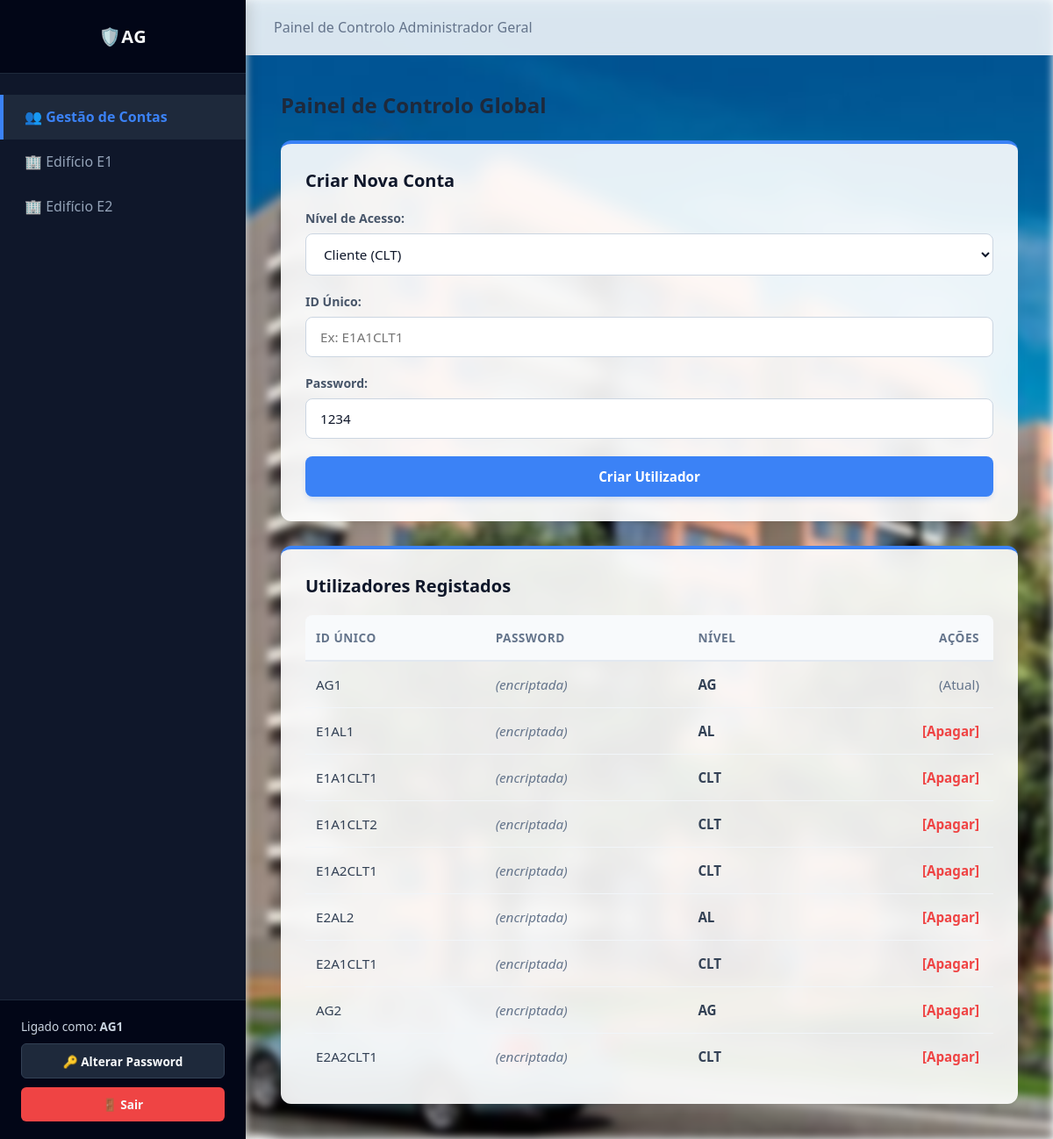
The app's page /dashboard_ag.php (signed in) with its own data.
### tables this page shows
CREATE TABLE utilizadores (
    id_unico TEXT PRIMARY KEY,
    password TEXT NOT NULL,
    tipo_acesso TEXT NOT NULL
);

### dashboard_ag.php (the view, shortened to what this page needs)
<?php
$db = new SQLite3('database.db');
$usuarios = $db->query("SELECT * FROM utilizadores");
?>
<!DOCTYPE html>
<html lang="pt">
<head>
    <link rel="stylesheet" href="css/styles.css?v=1.1">
</head>
<body>
    <div class="app-wrapper">
        <aside class="sidebar">
            <div>
                <div class="sidebar-header">🛡️AG </div>
                <ul class="sidebar-menu">
                    <li class="sidebar-item active"><a href="dashboard_ag.php">👥 Gestão de Contas</a></li>
                    <li class="sidebar-item"><a href="dashboard_al.php?edificio=E1">🏢 Edifício E1</a></li>
                    <li class="sidebar-item"><a href="dashboard_al.php?edificio=E2">🏢 Edifício E2</a></li>
                </ul>
            </div>
            <div class="sidebar-footer">
                <div>Ligado como: <strong><?php echo $_SESSION['user_id']; ?></strong></div>
                <a href="alterar_password.php" class="btn-sidebar-action">🔑 Alterar Password</a>
                <a href="index.html" class="btn-sidebar-action btn-sidebar-logout">🚪 Sair</a>
            </div>
        </aside>
        <div class="main-content">
            <header class="top-bar">
                <div><span style="color:#64748b; font-weight:500;">Painel de Controlo Administrador Geral</span></div>
            </header>
            <main class="container">
                <h2>Painel de Controlo Global</h2>
                <div class="grid-layout">
                    <div class="card" style="flex: 1 1 400px;">
                        <h3 class="card-title">Criar Nova Conta</h3>
                        <form method="POST">
                            <div class="form-group">
                                <label>Nível de Acesso:</label>
                                <select id="tipo_user" name="tipo_user" onchange="atualizarExemplo()">
                                    <option value="CLT">Cliente (CLT)</option>
                                </select>
                            </div>
                            <div class="form-group">
                                <label>ID Único:</label>
                                <input type="text" id="novo_id" name="novo_id" placeholder="Ex: E1A1CLT1" required>
                            </div>
                            <div class="form-group">
                                <label>Password:</label>
                                <input type="text" name="nova_pass" value="1234" required>
                            </div>
                            <button type="submit" name="criar_usuario" class="btn-submit">Criar Utilizador</button>
                        </form>
                    </div>
                    <div class="card" style="flex: 1 1 500px;">
                        <h3 class="card-title">Utilizadores Registados</h3>
                        <div class="table-responsive">
                            <table>
                                <thead>
                                    <tr><th>ID Único</th><th>Password</th><th>Nível</th><th>Ações</th></tr>
                                </thead>
                                <tbody>
                                    <?php while ($row = $usuarios->fetchArray(SQLITE3_ASSOC)): ?>
                                    <tr>
                                        <td><?php echo $row['id_unico']; ?></td>
                                        <td><em style="color:#64748b;">(encriptada)</em></td>
                                        <td><strong><?php echo $row['tipo_acesso']; ?></strong></td>
                                        <td>
                                            <?php if ($row['id_unico'] !== $_SESSION['user_id']): ?>
                                                <a href="dashboard_ag.php?eliminar=<?php echo $row['id_unico']; ?>" onclick="return confirm('Apagar utilizador?')" style="color:#ef4444; text-decoration:none; font-weight:bold;">[Apagar]</a>
                                            <?php else: ?>
                                                <span style="color:#64748b;">(Atual)</span>
                                            <?php endif; ?>
                                        </td>
                                    </tr>
                                    <?php endwhile; ?>
                                </tbody>
                            </table>
                        </div>
                    </div>
                </div>
            </main>
        </div>
    </div>
</body>
</html>

### css/styles.css (style rules this page uses)
* { margin: 0; padding: 0; box-sizing: border-box; font-family: 'Segoe UI', system-ui, -apple-system, sans-serif; }
body { background: #f1f5f9; color: #1e293b; min-height: 100vh; display: flex; }
.app-wrapper { display: flex; min-height: 100vh; width: 100%; }
.sidebar { width: 280px; background-color: #0f172a; color: #f8fafc; display: flex; flex-direction: column; justify-content: space-between; flex-shrink: 0; box-shadow: 4px 0 15px rgba(0, 0, 0, 0.15); z-index: 10; }
.sidebar-header { padding: 1.75rem 1.5rem; background-color: #020617; font-size: 1.25rem; font-weight: 700; border-bottom: 1px solid #1e293b; text-align: center; letter-spacing: 0.5px; }
.sidebar-menu { list-style: none; padding: 1.5rem 0; flex: 1; }
.sidebar-item a { display: flex; align-items: center; gap: 12px; padding: 0.9rem 1.5rem; color: #94a3b8; text-decoration: none; font-weight: 500; border-left: 4px solid transparent; transition: all 0.2s ease; }
.sidebar-item.active a { background-color: #1e293b; color: #3b82f6; border-left-color: #3b82f6; font-weight: 600; }
.sidebar-footer { padding: 1.25rem 1.5rem; border-top: 1px solid #1e293b; background-color: #020617; font-size: 0.85rem; color: #cbd5e1; display: flex; flex-direction: column; gap: 10px; }
.btn-sidebar-action { display: block; text-align: center; padding: 0.6rem; background: #1e293b; color: #f8fafc; text-decoration: none; border-radius: 6px; font-weight: 600; font-size: 0.85rem; transition: background 0.2s; border: 1px solid #334155; }
.btn-sidebar-logout { background: #ef4444; border: none; }
.main-content { flex: 1; display: flex; flex-direction: column; position: relative; background-color: #f8fafc; }
.main-content::before { content: ""; position: absolute; top: 0; left: 0; width: 100%; height: 100%; background-image: url('../images/fundo.jpg'); background-size: cover; background-position: center; background-repeat: no-repeat; filter: blur(5px); pointer-events: none; z-index: 1; }
.top-bar { background-color: rgba(255, 255, 255, 0.85); backdrop-filter: blur(8px); padding: 1.25rem 2rem; display: flex; justify-content: space-between; align-items: center; border-bottom: 1px solid #e2e8f0; z-index: 5; }
.container { padding: 2.5rem; flex: 1; max-width: 1400px; margin: 0 auto; width: 100%; position: relative; z-index: 5; }
.grid-layout { display: flex; flex-wrap: wrap; gap: 1.75rem; margin-top: 1.5rem; }
.card { background: rgba(255, 255, 255, 0.9); backdrop-filter: blur(10px); padding: 1.75rem; border-radius: 12px; border-top: 4px solid #3b82f6; box-shadow: 0 10px 15px -3px rgba(0, 0, 0, 0.05), 0 4px 6px -2px rgba(0, 0, 0, 0.05); flex: 1 1 calc(33.333% - 1.75rem); min-width: 320px; }
.card-title { font-size: 1.25rem; font-weight: 700; margin-bottom: 1.25rem; color: #0f172a; display: flex; align-items: center; gap: 8px; }
.form-group { margin-bottom: 1.25rem; }
.form-group label { display: block; margin-bottom: 0.5rem; font-weight: 600; color: #475569; font-size: 0.88rem; }
.form-group input, .form-group select { width: 100%; padding: 0.75rem 1rem; border: 1px solid #cbd5e1; border-radius: 8px; font-size: 0.95rem; color: #0f172a; background-color: #ffffff; transition: all 0.2s; }
.btn-submit { width: 100%; padding: 0.8rem; background-color: #3b82f6; color: white; border: none; border-radius: 8px; font-size: 0.95rem; font-weight: 600; cursor: pointer; box-shadow: 0 4px 6px -1px rgba(59, 130, 246, 0.2); transition: all 0.2s; }
.table-responsive { width: 100%; overflow-x: auto; margin-top: 1rem; background: transparent; border-radius: 8px; }
table { width: 100%; border-collapse: collapse; }
th { background-color: #f8fafc; color: #64748b; font-weight: 600; font-size: 0.85rem; text-transform: uppercase; letter-spacing: 0.5px; padding: 1rem 0.75rem; border-bottom: 2px solid #e2e8f0; }
td { padding: 1rem 0.75rem; border-bottom: 1px solid #f1f5f9; font-size: 0.95rem; color: #334155; }
tr:last-child td { border-bottom: none; }
.table-responsive table { table-layout: fixed; }
th:nth-child(1), td:nth-child(1) { text-align: left; }
th:nth-child(2), td:nth-child(2) { text-align: right; padding-right: 1rem; }
table:has(th:nth-child(4)) { table-layout: auto !important; }
table:has(th:nth-child(4)) th, table:has(th:nth-child(4)) td { width: auto !important; text-align: left !important; padding: 1rem 0.75rem !important; }
table:has(th:nth-child(4)) th:last-child, table:has(th:nth-child(4)) td:last-child { text-align: right !important; padding-right: 1rem !important; }

### records on screen
utilizadores: id_unico "AG1", tipo_acesso "AG", shows "(Atual)"
utilizadores: id_unico "E1AL1", tipo_acesso "AL"
utilizadores: id_unico "E1A1CLT1", tipo_acesso "CLT"
utilizadores: id_unico "E1A1CLT2", tipo_acesso "CLT"
utilizadores: id_unico "E1A2CLT1", tipo_acesso "CLT"
utilizadores: id_unico "E2AL2", tipo_acesso "AL"
utilizadores: id_unico "E2A1CLT1", tipo_acesso "CLT"
utilizadores: id_unico "AG2", tipo_acesso "AG"
utilizadores: id_unico "E2A2CLT1", tipo_acesso "CLT"

### other values on screen
$_SESSION['user_id'] "AG1"
